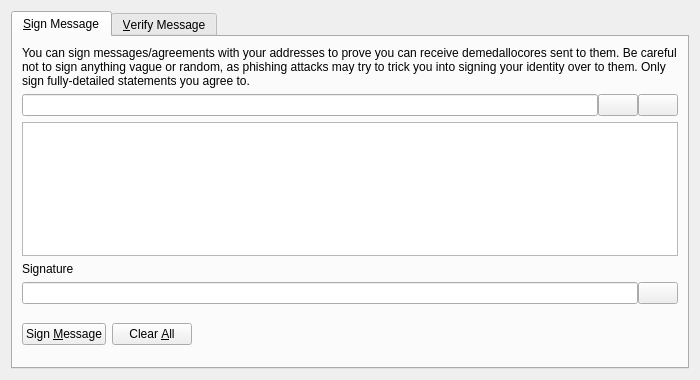
<?xml version="1.0" encoding="UTF-8"?>
<ui version="4.0">
 <class>SignVerifyMessageDialog</class>
 <widget class="QDialog" name="SignVerifyMessageDialog">
  <property name="geometry">
   <rect>
    <x>0</x>
    <y>0</y>
    <width>700</width>
    <height>380</height>
   </rect>
  </property>
  <property name="windowTitle">
   <string>Signatures - Sign / Verify a Message</string>
  </property>
  <property name="modal">
   <bool>true</bool>
  </property>
  <layout class="QVBoxLayout" name="verticalLayout">
   <item>
    <widget class="QTabWidget" name="tabWidget">
     <property name="currentIndex">
      <number>0</number>
     </property>
     <widget class="QWidget" name="tabSignMessage">
      <attribute name="title">
       <string>&amp;Sign Message</string>
      </attribute>
      <layout class="QVBoxLayout" name="verticalLayout_SM">
       <item>
        <widget class="QLabel" name="infoLabel_SM">
         <property name="text">
          <string>You can sign messages/agreements with your addresses to prove you can receive demedallocores sent to them. Be careful not to sign anything vague or random, as phishing attacks may try to trick you into signing your identity over to them. Only sign fully-detailed statements you agree to.</string>
         </property>
         <property name="textFormat">
          <enum>Qt::PlainText</enum>
         </property>
         <property name="wordWrap">
          <bool>true</bool>
         </property>
        </widget>
       </item>
       <item>
        <layout class="QHBoxLayout" name="horizontalLayout_1_SM">
         <property name="spacing">
          <number>0</number>
         </property>
         <item>
          <widget class="QValidatedLineEdit" name="addressIn_SM">
           <property name="toolTip">
            <string>The deMedallocore address to sign the message with</string>
           </property>
          </widget>
         </item>
         <item>
          <widget class="QPushButton" name="addressBookButton_SM">
           <property name="toolTip">
            <string>Choose previously used address</string>
           </property>
           <property name="text">
            <string/>
           </property>
           <property name="icon">
            <iconset resource="../bitcoin.qrc">
             <normaloff>:/icons/address-book</normaloff>:/icons/address-book</iconset>
           </property>
           <property name="shortcut">
            <string>Alt+A</string>
           </property>
           <property name="autoDefault">
            <bool>false</bool>
           </property>
          </widget>
         </item>
         <item>
          <widget class="QPushButton" name="pasteButton_SM">
           <property name="toolTip">
            <string>Paste address from clipboard</string>
           </property>
           <property name="text">
            <string/>
           </property>
           <property name="icon">
            <iconset resource="../bitcoin.qrc">
             <normaloff>:/icons/editpaste</normaloff>:/icons/editpaste</iconset>
           </property>
           <property name="shortcut">
            <string>Alt+P</string>
           </property>
           <property name="autoDefault">
            <bool>false</bool>
           </property>
          </widget>
         </item>
        </layout>
       </item>
       <item>
        <widget class="QPlainTextEdit" name="messageIn_SM">
         <property name="toolTip">
          <string>Enter the message you want to sign here</string>
         </property>
        </widget>
       </item>
       <item>
        <widget class="QLabel" name="signatureLabel_SM">
         <property name="text">
          <string>Signature</string>
         </property>
         <property name="textFormat">
          <enum>Qt::PlainText</enum>
         </property>
        </widget>
       </item>
       <item>
        <layout class="QHBoxLayout" name="horizontalLayout_2_SM">
         <property name="spacing">
          <number>0</number>
         </property>
         <item>
          <widget class="QLineEdit" name="signatureOut_SM">
           <property name="font">
            <font>
             <italic>true</italic>
            </font>
           </property>
           <property name="readOnly">
            <bool>true</bool>
           </property>
          </widget>
         </item>
         <item>
          <widget class="QPushButton" name="copySignatureButton_SM">
           <property name="toolTip">
            <string>Copy the current signature to the system clipboard</string>
           </property>
           <property name="text">
            <string/>
           </property>
           <property name="icon">
            <iconset resource="../bitcoin.qrc">
             <normaloff>:/icons/editcopy</normaloff>:/icons/editcopy</iconset>
           </property>
           <property name="autoDefault">
            <bool>false</bool>
           </property>
          </widget>
         </item>
        </layout>
       </item>
       <item>
        <layout class="QHBoxLayout" name="horizontalLayout_3_SM">
         <item>
          <widget class="QPushButton" name="signMessageButton_SM">
           <property name="toolTip">
            <string>Sign the message to prove you own this deMedallocore address</string>
           </property>
           <property name="text">
            <string>Sign &amp;Message</string>
           </property>
           <property name="icon">
            <iconset resource="../bitcoin.qrc">
             <normaloff>:/icons/edit</normaloff>:/icons/edit</iconset>
           </property>
           <property name="autoDefault">
            <bool>false</bool>
           </property>
          </widget>
         </item>
         <item>
          <widget class="QPushButton" name="clearButton_SM">
           <property name="toolTip">
            <string>Reset all sign message fields</string>
           </property>
           <property name="text">
            <string>Clear &amp;All</string>
           </property>
           <property name="icon">
            <iconset resource="../bitcoin.qrc">
             <normaloff>:/icons/remove</normaloff>:/icons/remove</iconset>
           </property>
           <property name="autoDefault">
            <bool>false</bool>
           </property>
          </widget>
         </item>
         <item>
          <spacer name="horizontalSpacer_1_SM">
           <property name="orientation">
            <enum>Qt::Horizontal</enum>
           </property>
           <property name="sizeHint" stdset="0">
            <size>
             <width>40</width>
             <height>48</height>
            </size>
           </property>
          </spacer>
         </item>
         <item>
          <widget class="QLabel" name="statusLabel_SM">
           <property name="font">
            <font>
             <weight>75</weight>
             <bold>true</bold>
            </font>
           </property>
           <property name="text">
            <string/>
           </property>
           <property name="wordWrap">
            <bool>true</bool>
           </property>
          </widget>
         </item>
         <item>
          <spacer name="horizontalSpacer_2_SM">
           <property name="orientation">
            <enum>Qt::Horizontal</enum>
           </property>
           <property name="sizeHint" stdset="0">
            <size>
             <width>40</width>
             <height>48</height>
            </size>
           </property>
          </spacer>
         </item>
        </layout>
       </item>
      </layout>
     </widget>
     <widget class="QWidget" name="tabVerifyMessage">
      <attribute name="title">
       <string>&amp;Verify Message</string>
      </attribute>
      <layout class="QVBoxLayout" name="verticalLayout_VM">
       <item>
        <widget class="QLabel" name="infoLabel_VM">
         <property name="text">
          <string>Enter the receiver's address, message (ensure you copy line breaks, spaces, tabs, etc. exactly) and signature below to verify the message. Be careful not to read more into the signature than what is in the signed message itself, to avoid being tricked by a man-in-the-middle attack. Note that this only proves the signing party receives with the address, it cannot prove sendership of any transaction!</string>
         </property>
         <property name="textFormat">
          <enum>Qt::PlainText</enum>
         </property>
         <property name="alignment">
          <set>Qt::AlignLeading|Qt::AlignLeft|Qt::AlignTop</set>
         </property>
         <property name="wordWrap">
          <bool>true</bool>
         </property>
        </widget>
       </item>
       <item>
        <layout class="QHBoxLayout" name="horizontalLayout_1_VM">
         <property name="spacing">
          <number>0</number>
         </property>
         <item>
          <widget class="QValidatedLineEdit" name="addressIn_VM">
           <property name="toolTip">
            <string>The deMedallocore address the message was signed with</string>
           </property>
          </widget>
         </item>
         <item>
          <widget class="QPushButton" name="addressBookButton_VM">
           <property name="toolTip">
            <string>Choose previously used address</string>
           </property>
           <property name="text">
            <string/>
           </property>
           <property name="icon">
            <iconset resource="../bitcoin.qrc">
             <normaloff>:/icons/address-book</normaloff>:/icons/address-book</iconset>
           </property>
           <property name="shortcut">
            <string>Alt+A</string>
           </property>
           <property name="autoDefault">
            <bool>false</bool>
           </property>
          </widget>
         </item>
        </layout>
       </item>
       <item>
        <widget class="QPlainTextEdit" name="messageIn_VM"/>
       </item>
       <item>
        <widget class="QValidatedLineEdit" name="signatureIn_VM"/>
       </item>
       <item>
        <layout class="QHBoxLayout" name="horizontalLayout_2_VM">
         <item>
          <widget class="QPushButton" name="verifyMessageButton_VM">
           <property name="toolTip">
            <string>Verify the message to ensure it was signed with the specified deMedallocore address</string>
           </property>
           <property name="text">
            <string>Verify &amp;Message</string>
           </property>
           <property name="icon">
            <iconset resource="../bitcoin.qrc">
             <normaloff>:/icons/transaction_0</normaloff>:/icons/transaction_0</iconset>
           </property>
           <property name="autoDefault">
            <bool>false</bool>
           </property>
          </widget>
         </item>
         <item>
          <widget class="QPushButton" name="clearButton_VM">
           <property name="toolTip">
            <string>Reset all verify message fields</string>
           </property>
           <property name="text">
            <string>Clear &amp;All</string>
           </property>
           <property name="icon">
            <iconset resource="../bitcoin.qrc">
             <normaloff>:/icons/remove</normaloff>:/icons/remove</iconset>
           </property>
           <property name="autoDefault">
            <bool>false</bool>
           </property>
          </widget>
         </item>
         <item>
          <spacer name="horizontalSpacer_1_VM">
           <property name="orientation">
            <enum>Qt::Horizontal</enum>
           </property>
           <property name="sizeHint" stdset="0">
            <size>
             <width>40</width>
             <height>48</height>
            </size>
           </property>
          </spacer>
         </item>
         <item>
          <widget class="QLabel" name="statusLabel_VM">
           <property name="font">
            <font>
             <weight>75</weight>
             <bold>true</bold>
            </font>
           </property>
           <property name="text">
            <string/>
           </property>
           <property name="wordWrap">
            <bool>true</bool>
           </property>
          </widget>
         </item>
         <item>
          <spacer name="horizontalSpacer_2_VM">
           <property name="orientation">
            <enum>Qt::Horizontal</enum>
           </property>
           <property name="sizeHint" stdset="0">
            <size>
             <width>40</width>
             <height>48</height>
            </size>
           </property>
          </spacer>
         </item>
        </layout>
       </item>
      </layout>
     </widget>
    </widget>
   </item>
  </layout>
 </widget>
 <customwidgets>
  <customwidget>
   <class>QValidatedLineEdit</class>
   <extends>QLineEdit</extends>
   <header>qvalidatedlineedit.h</header>
  </customwidget>
 </customwidgets>
 <resources>
  <include location="../bitcoin.qrc"/>
 </resources>
 <connections/>
</ui>
